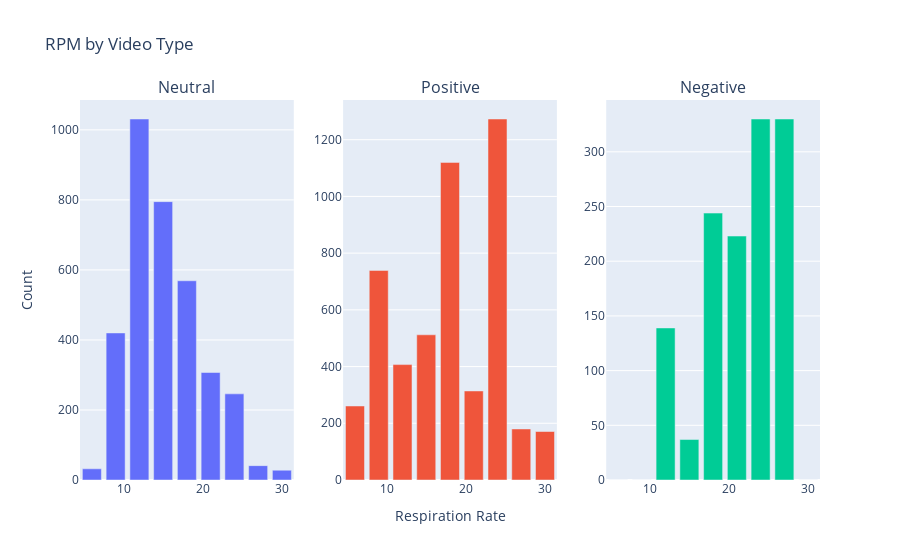

The notebook cell saved with this chart:
### Markdown cell above
## RPM Distribution

### Code cell
bins = [6, 9, 12, 15, 16.5, 19.5, 21, 24, 27, 30]
labels = [6, 9, 12, 15, 18, 21, 24, 27, 30]

fig = make_subplots(rows=1, cols=3,
                    subplot_titles=('Neutral','Positive','Negative'))
emotions = ['neutral','positive','negative']
for i, emotion in enumerate(emotions):
    tmp = data_df[data_df['video_type'] == emotion]
    tmp['rpm'] = pd.cut(tmp['rpm'], bins=bins, labels=labels)
    tmp = tmp.groupby('rpm').video_id.count().reset_index().rename(columns={'video_id':'count'})
    fig.add_trace(go.Bar(x=list(tmp['rpm']),
                         y=list(tmp['count'])),
                  row=1, col=i + 1)

fig.update_layout(title_text='RPM by Video Type', showlegend=False)
fig.update_yaxes(title_text='Count', row=1, col=1)
fig.update_xaxes(title_text='Respiration Rate', row=1, col=2)
fig.show()

### Figure 1 — Plotly figure (JSON) as saved in the notebook; plotly's stock layout.template omitted (floating-point values rounded to 4 significant figures)
{"data": [{"type": "bar", "x": [6, 9, 12, 15, 18, 21, 24, 27, 30], "xaxis": "x", "y": [32, 420, 1031, 795, 569, 307, 246, 41, 28], "yaxis": "y"}, {"type": "bar", "x": [6, 9, 12, 15, 18, 21, 24, 27, 30], "xaxis": "x2", "y": [261, 739, 407, 512, 1120, 314, 1273, 180, 171], "yaxis": "y2"}, {"type": "bar", "x": [6, 9, 12, 15, 18, 21, 24, 27, 30], "xaxis": "x3", "y": [0, 0, 139, 37, 244, 223, 330, 330, 0], "yaxis": "y3"}], "layout": {"annotations": [{"font": {"size": 16}, "showarrow": false, "text": "Neutral", "x": 0.1444, "xanchor": "center", "xref": "paper", "y": 1, "yanchor": "bottom", "yref": "paper"}, {"font": {"size": 16}, "showarrow": false, "text": "Positive", "x": 0.5, "xanchor": "center", "xref": "paper", "y": 1, "yanchor": "bottom", "yref": "paper"}, {"font": {"size": 16}, "showarrow": false, "text": "Negative", "x": 0.8556, "xanchor": "center", "xref": "paper", "y": 1, "yanchor": "bottom", "yref": "paper"}], "showlegend": false, "title": {"text": "RPM by Video Type"}, "xaxis": {"anchor": "y", "domain": [0, 0.2889]}, "xaxis2": {"anchor": "y2", "domain": [0.3556, 0.6444], "title": {"text": "Respiration Rate"}}, "xaxis3": {"anchor": "y3", "domain": [0.7111, 1]}, "yaxis": {"anchor": "x", "domain": [0, 1], "title": {"text": "Count"}}, "yaxis2": {"anchor": "x2", "domain": [0, 1]}, "yaxis3": {"anchor": "x3", "domain": [0, 1]}}}
